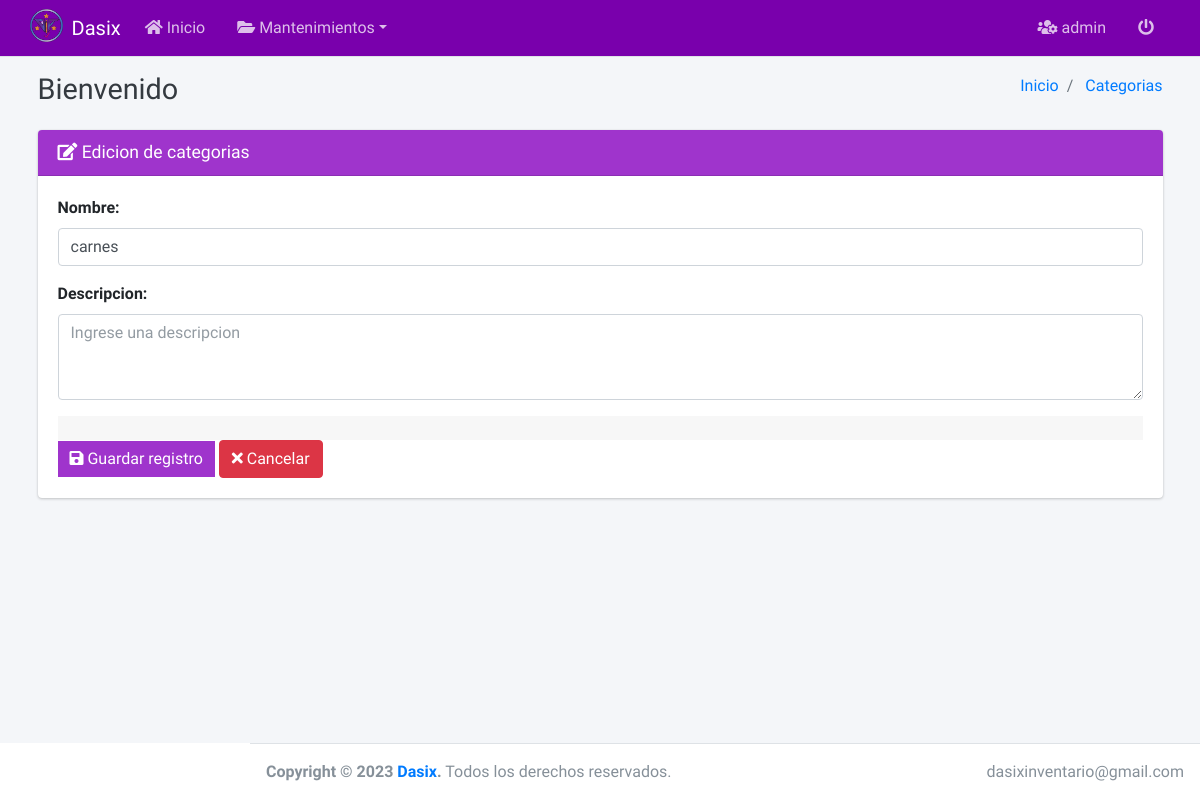
/categoria/update/1/ (signed in), run on an earlier commit of the app's database.
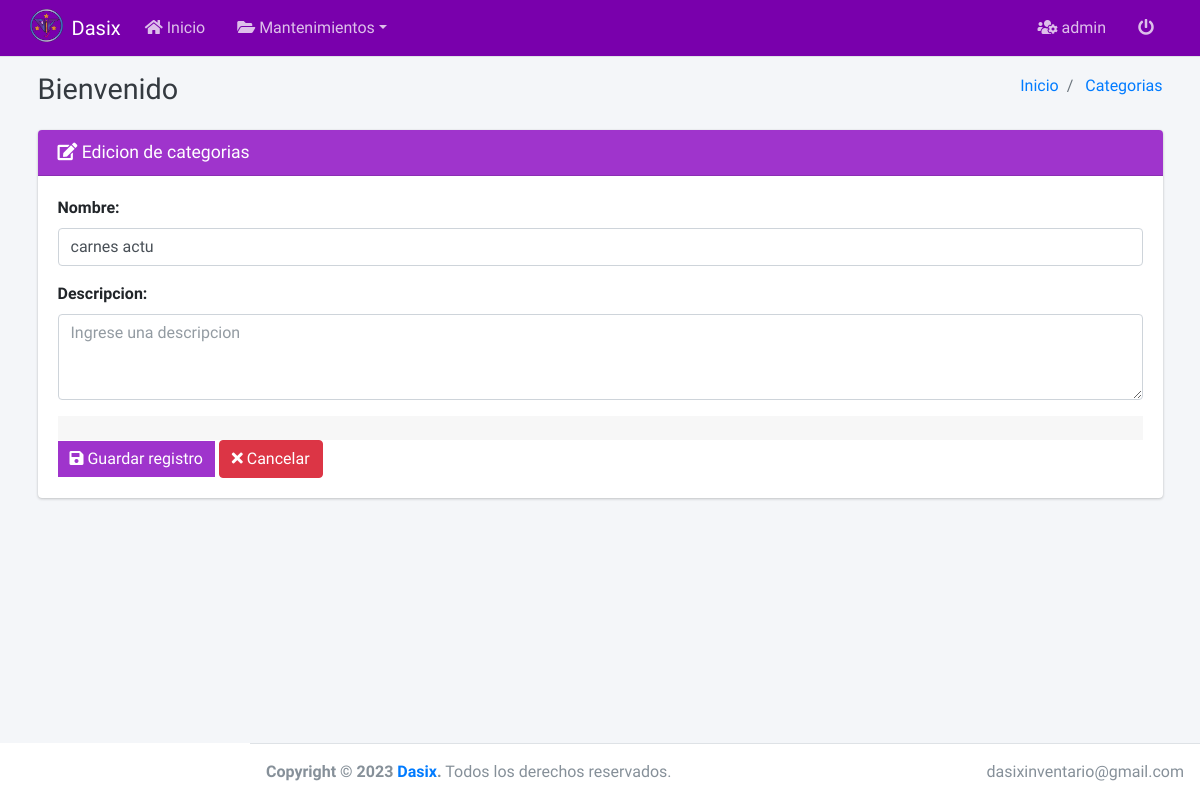
And on a later commit of the database.
### core/inventario/models.py (models this page shows, shortened)
class Categoria(BaseModel):
    Nombre=models.CharField(max_length=150, unique=True)
    Descripcion=models.CharField(max_length=500, null=True, blank=True)
    class Meta:
        verbose_name="Categoria"
        verbose_name_plural="Categorias"
        ordering=['id']

### core/inventario/views/categoria/views.py (the view, shortened to what this page needs)
# urls.py: path('categoria/update/<int:pk>/', CategoriaUpdateView.as_view(), name='categoria_update'),
class CategoriaUpdateView(LoginRequiredMixin, ValidatePermissionRequiredMixin, UpdateView):
    model=Categoria
    form_class=CategoriaForm
    template_name='categoria/create.html'
    success_url=reverse_lazy('inventario:categoria_list')
    permission_required = 'inventario.change_category'
    url_redirect = success_url
    def dispatch(self, request, *args, **kwargs):
        self.object=self.get_object()
        return super().dispatch(request, *args, **kwargs)
    def get_context_data(self, **kwargs):
        context=super().get_context_data(**kwargs)
        context['title']='Edicion de categorias'
        context['entity']='Categorias'
        context['list_url']=self.success_url
        context['action']='edit'
        return context

### core/inventario/forms.py (shortened to what this page needs)
class CategoriaForm(ModelForm):
    def __init__(self, *args, **kwargs):
        super().__init__(*args, **kwargs)
        self.fields['Nombre'].widget.attrs['autofocus']= True
    class Meta:
        model=Categoria
        fields='__all__'
        labels={
            'Nombre':'Nombre'
        }
        widgets={
            'Nombre': TextInput(
                attrs={
                    'placeholder': 'Ingrese un nombre',
                }
            ),
            'Descripcion': Textarea(
                attrs={
                    'placeholder': 'Ingrese una descripcion',
                    'rows':3,
                    'cols':3
                }
            )
        }
        exclude=['user_creation','user_update']

### core/inventario/mixins.py (called while the page is built)
    def get_perms(self):
        if isinstance(self.permission_required, str):
            perms= (self.permission_required,)
        else:
            perms= self.permission_required
        return perms

### core/inventario/templates/categoria/create.html
{% extends 'form.html' %}

### templates/form.html (shortened to what this page needs)
{% extends 'body.html' %}
{% load widget_tweaks %}
{% block content %}
<form method="post" action="." enctype="multipart/form-data">
    <div class="card card-default">
    <div class="card-header bg-morado-2 text-white">
    <h3 class="card-title">
        {% if action == 'add' %}
        <i class="fas fa-plus"></i>
        {% else %}
        <i class="fas fa-edit"></i>
        {% endif %}
    {{ title }}
    </h3>
    </div>
    <div class="card-body">
        {% for field in form.visible_fields %}
        <div class='form-group'>
            <label for="email">{{ field.label }}:</label>
            {{ field|add_class:'form-control'|attr:'autocomplete:off' }}
        </div>
        {% endfor %}
          <div class='card-footer'></div>
          <button type="submit" class="btn btn-primary btn-flat btn-bg-morado-2"><i class="fas fa-save"></i> Guardar registro</button>
          <a href="{{ list_url }}" class="btn btn-danger"><i class="fas fa-times"></i> Cancelar</a>
          </div>
    </div>
</div>
{% endblock %}

What changed in the data, as far as the page shows it:
changed Categoria: Nombre "carnes" → "carnes actu"
